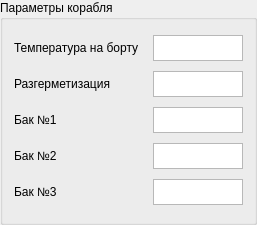
             <widget class="QGroupBox" name="groupBox_11">
              <property name="minimumSize">
               <size>
                <width>0</width>
                <height>225</height>
               </size>
              </property>
              <property name="maximumSize">
               <size>
                <width>16777215</width>
                <height>225</height>
               </size>
              </property>
              <property name="title">
               <string>Параметры корабля</string>
              </property>
              <layout class="QVBoxLayout" name="verticalLayout_18">
               <item>
                <layout class="QHBoxLayout" name="horizontalLayout_27">
                 <item>
                  <widget class="QLabel" name="label_27">
                   <property name="minimumSize">
                    <size>
                     <width>133</width>
                     <height>26</height>
                    </size>
                   </property>
                   <property name="maximumSize">
                    <size>
                     <width>133</width>
                     <height>26</height>
                    </size>
                   </property>
                   <property name="text">
                    <string>Температура на борту</string>
                   </property>
                  </widget>
                 </item>
                 <item>
                  <widget class="QTextEdit" name="textEdit_11">
                   <property name="minimumSize">
                    <size>
                     <width>90</width>
                     <height>26</height>
                    </size>
                   </property>
                   <property name="maximumSize">
                    <size>
                     <width>90</width>
                     <height>26</height>
                    </size>
                   </property>
                  </widget>
                 </item>
                </layout>
               </item>
               <item>
                <layout class="QHBoxLayout" name="horizontalLayout_28">
                 <item>
                  <widget class="QLabel" name="label_28">
                   <property name="minimumSize">
                    <size>
                     <width>133</width>
                     <height>26</height>
                    </size>
                   </property>
                   <property name="maximumSize">
                    <size>
                     <width>133</width>
                     <height>26</height>
                    </size>
                   </property>
                   <property name="text">
                    <string>Разгерметизация</string>
                   </property>
                  </widget>
                 </item>
                 <item>
                  <widget class="QTextEdit" name="textEdit_12">
                   <property name="minimumSize">
                    <size>
                     <width>90</width>
                     <height>26</height>
                    </size>
                   </property>
                   <property name="maximumSize">
                    <size>
                     <width>90</width>
                     <height>26</height>
                    </size>
                   </property>
                  </widget>
                 </item>
                </layout>
               </item>
               <item>
                <layout class="QHBoxLayout" name="horizontalLayout_29">
                 <item>
                  <widget class="QLabel" name="label_29">
                   <property name="minimumSize">
                    <size>
                     <width>133</width>
                     <height>26</height>
                    </size>
                   </property>
                   <property name="maximumSize">
                    <size>
                     <width>133</width>
                     <height>26</height>
                    </size>
                   </property>
                   <property name="text">
                    <string>Бак №1</string>
                   </property>
                  </widget>
                 </item>
                 <item>
                  <widget class="QTextEdit" name="textEdit_13">
                   <property name="minimumSize">
                    <size>
                     <width>90</width>
                     <height>26</height>
                    </size>
                   </property>
                   <property name="maximumSize">
                    <size>
                     <width>90</width>
                     <height>26</height>
                    </size>
                   </property>
                  </widget>
                 </item>
                </layout>
               </item>
               <item>
                <layout class="QHBoxLayout" name="horizontalLayout_30">
                 <item>
                  <widget class="QLabel" name="label_30">
                   <property name="minimumSize">
                    <size>
                     <width>133</width>
                     <height>26</height>
                    </size>
                   </property>
                   <property name="maximumSize">
                    <size>
                     <width>133</width>
                     <height>26</height>
                    </size>
                   </property>
                   <property name="text">
                    <string>Бак №2</string>
                   </property>
                  </widget>
                 </item>
                 <item>
                  <widget class="QTextEdit" name="textEdit_14">
                   <property name="minimumSize">
                    <size>
                     <width>90</width>
                     <height>26</height>
                    </size>
                   </property>
                   <property name="maximumSize">
                    <size>
                     <width>90</width>
                     <height>26</height>
                    </size>
                   </property>
                  </widget>
                 </item>
                </layout>
               </item>
               <item>
                <layout class="QHBoxLayout" name="horizontalLayout_31">
                 <item>
                  <widget class="QLabel" name="label_31">
                   <property name="minimumSize">
                    <size>
                     <width>133</width>
                     <height>26</height>
                    </size>
                   </property>
                   <property name="maximumSize">
                    <size>
                     <width>133</width>
                     <height>26</height>
                    </size>
                   </property>
                   <property name="text">
                    <string>Бак №3</string>
                   </property>
                  </widget>
                 </item>
                 <item>
                  <widget class="QTextEdit" name="textEdit_15">
                   <property name="minimumSize">
                    <size>
                     <width>90</width>
                     <height>26</height>
                    </size>
                   </property>
                   <property name="maximumSize">
                    <size>
                     <width>90</width>
                     <height>26</height>
                    </size>
                   </property>
                  </widget>
                 </item>
                </layout>
               </item>
              </layout>
             </widget>
